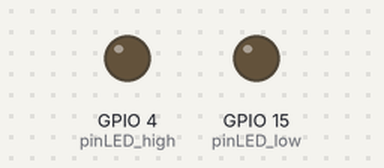
Bench run of a sketch on a simulated ESP32. Shown: output pins drawn as LEDs (lit = HIGH). WiFi joins after 1.5 s; servers stay silent unless stated; uploads are accepted with an empty reply; what the sketch prints to the serial monitor is not drawn.

Above: at 0.1 s.
At 2.3 s:
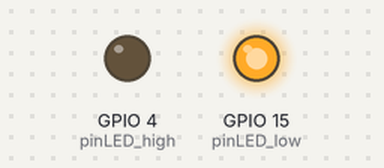
Timing chart, 0 to 3.8 s (numbered marks = the images above):
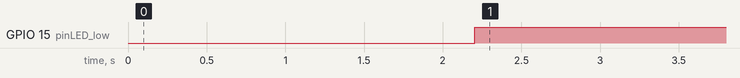

The sketch:

electricity-cost-indicator.ino
```cpp
// Libraries
#include <WiFi.h>
#include <HTTPClient.h>
#include <ArduinoJson.h>

// Define the Wi-Fi network name and password
const char* ssid = "";
const char* password = "";

// URL of the API that provides the electricity price in JSON format
const char* url = "https://api.preciodelaluz.org/v1/prices/now?zone=PCB";

// Define the pin numbers to which the LEDs are connected
const int pinLED_low = 15, pinLED_high = 4;

void setup()
{
  Serial.begin(115200);

  while(!Serial)
  {
    delay(100);
  }

  // Set the LED pins as output
  pinMode(pinLED_low, OUTPUT);
  pinMode(pinLED_high, OUTPUT);

  // Start the Wi-Fi connection
  WiFi.begin(ssid, password);

  while (WiFi.status() != WL_CONNECTED)
  {
    delay(1000);
    Serial.println("Connecting to WiFi...");
  }

  Serial.print("Connected to network ");
  Serial.print(ssid);
  Serial.println(".");
}

void loop()
{
  // Make an HTTP request to get the electricity price
  HTTPClient http;

  http.begin(url);

  int httpResponseCode = http.GET();

  if (httpResponseCode == 200)
  {
    // If the request is successful, get the JSON
    String payload = http.getString();

    // Parse the JSON
    DynamicJsonDocument doc(1024);
    deserializeJson(doc, payload);

    // Get the values of the parameters of interest
    String isCheapString = doc["is-cheap"], priceString = doc["price"];
    float priceFloat = priceString.toFloat() / 1000;

    if (isCheapString == "false")
    {
      digitalWrite(pinLED_high, HIGH);
      digitalWrite(pinLED_low, LOW);
      Serial.print("High price: ");
    }
    else
    {
      digitalWrite(pinLED_high, LOW);
      digitalWrite(pinLED_low, HIGH);
      Serial.print("Low price: ");
    }

    Serial.print(priceFloat);
    Serial.println(" €/kWh.");
  }
  else
  {
    Serial.print("HTTP request error. Response code: ");
    Serial.println(httpResponseCode);
  }

  // Wait for some time before making another request; the API allows up to 20 requests per minute
  // In this case, a request is made every minute
  delay(60000);
}
```

Measured:
- by itself, GPIO 15 (pinLED_low): LOW → HIGH at 2.2 s
